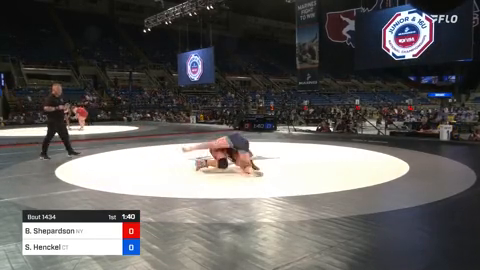
#> input picture frame 120 of samples/brynnsarah_sample.mp4, 480 x 270 px, given in place of wrestlemotion.mp4, which was not available
$ python motion_test.py
#> lines starting #> are read from the running program, lines starting #| are printed output that depends on the picture
import cv2
import numpy as np
import matplotlib.pyplot as plt
import scipy.ndimage
from scipy.signal import find_peaks
import subprocess
import os

# setup
cap = cv2.VideoCapture('wrestlemotion.mp4')
fps = cap.get(cv2.CAP_PROP_FPS)

# MOTION SCORE CALCULATION **********
motion_scores = []
prev_gray = None

while cap.isOpened():
    ret, frame = cap.read()
#> frame is the input picture: shape (270, 480, 3); mean B, G, R 93.4, 94.7, 97.2
    if not ret:
        break

    gray = cv2.cvtColor(frame, cv2.COLOR_BGR2GRAY)
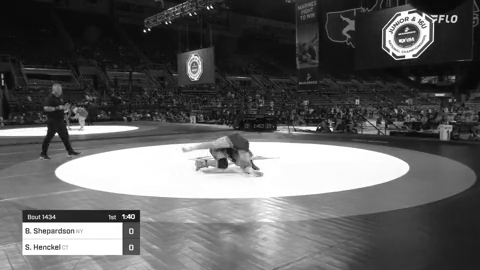
#> gray: shape (270, 480); min 3, max 255, mean 95.2

    if prev_gray is not None:
        diff = cv2.absdiff(gray, prev_gray)
        motion_score = np.sum(diff)
        motion_scores.append(motion_score)

    prev_gray = gray

cap.release()
# smooth the motion scores
smoothed = scipy.ndimage.gaussian_filter1d(motion_scores, sigma=5)


# DETECT PEAKS **********
peaks, _ = find_peaks(smoothed, distance=fps*2, height=(np.mean(smoothed)))  # tune this if too many/too few

# create 5-sec windows around each peak
clip_ranges = []
clip_duration = 2.5  # seconds before and after

for peak in peaks:
    peak_time = peak / fps
    start = max(0, peak_time - clip_duration)
    end = peak_time + clip_duration
    clip_ranges.append((start, end))

# printing clip time ranges
# print("Highlight Ranges (in seconds):")
# for i, (start, end) in enumerate(clip_ranges):
#     print(f"Clip {i+1}: {start:.2f}s → {end:.2f}s")

# PLOTTING **********
# manual marked regions
manual_highlight_seconds = [13, 22, 31, 57, 71, 105, 124, 143]
manual_highlight_frames = [int(s * fps) for s in manual_highlight_seconds]
buffer = int(fps * 0.5)  # half-second buffer on each side

# Plot motion curve
plt.plot(smoothed, label='Motion Score')

# Plot detected peaks as dots
plt.plot(peaks, smoothed[peaks], "o", color='blue', label='Detected Peaks')

# Add shaded highlight regions
for f in manual_highlight_frames:
    plt.axvspan(f - buffer, f + buffer, color='red', alpha=0.3)

plt.title("Motion Score with Manual Highlight Regions")
plt.xlabel("Frame Index")
plt.ylabel("Motion Score")
plt.legend()
plt.show()

# CREATE HIGHLIGHT CLIPS **********
input_video = 'wrestlemotion.mp4'
output_dir = 'highlights'
os.makedirs(output_dir, exist_ok=True)

for i, (start, end) in enumerate(clip_ranges):
    output_path = os.path.join(output_dir, f'highlight_{i+1}.mp4')
    cmd = [
        'ffmpeg',
        '-y',
        '-i', input_video,
        '-ss', f'{start:.2f}',
        '-to', f'{end:.2f}',
        '-c', 'copy',  # fast cut, no re-encoding
        output_path
    ]
    subprocess.run(cmd)

$ run again, starting later in the video
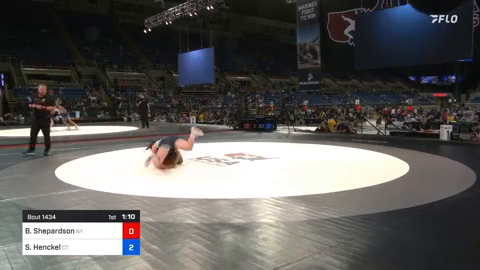
#> input picture frame 540 of samples/brynnsarah_sample.mp4, 480 x 270 px, given in place of wrestlemotion.mp4, which was not available
#> frame is the input picture: shape (270, 480, 3); mean B, G, R 90.8, 92.7, 94.5
#> `gray = cv2.cvtColor(frame, cv2.COLOR_BGR2GRAY)`:
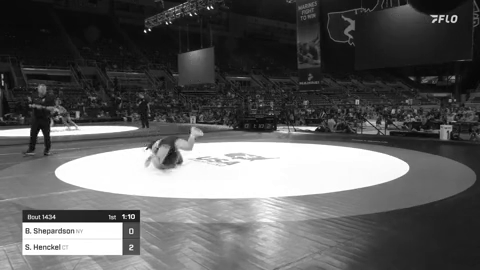
#> gray: shape (270, 480); min 1, max 255, mean 93

$ run again, starting later in the video
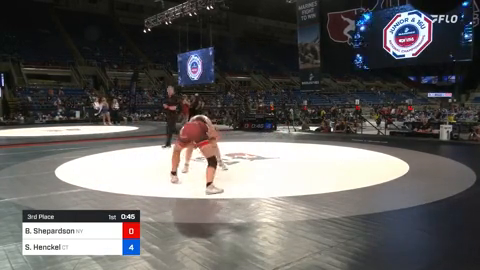
#> input picture frame 960 of samples/brynnsarah_sample.mp4, 480 x 270 px, given in place of wrestlemotion.mp4, which was not available
#> frame is the input picture: shape (270, 480, 3); mean B, G, R 93.2, 94.7, 97
#> `gray = cv2.cvtColor(frame, cv2.COLOR_BGR2GRAY)`:
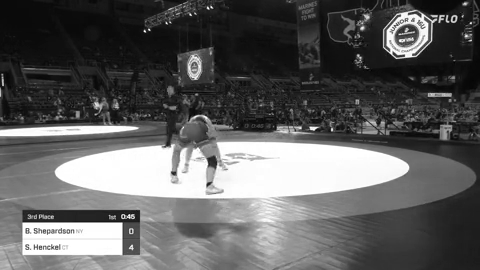
#> gray: shape (270, 480); min 0, max 255, mean 95.1
